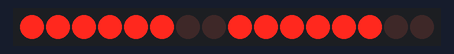
Simulated run of this sketch. Board: Arduino Uno, built with avr-gcc and run on an emulated ATmega328P. Shown: 16 shift-register outputs drawn as a row of LEDs (first output left, lit = HIGH). Wiring (inferred from the names in the program): 2 × shift register (74HC595): data pin 11; shift clock pin 12; latch pin 8. Wiring (inferred from the signals the program sends): row of LEDs: on Q0, Q1, Q2, Q3, Q4, Q5, Q6, Q7, Q8, Q9, Q10, Q11, Q12, Q13, Q14, Q15.

Above: at 1.1 s.
At 5.1 s:
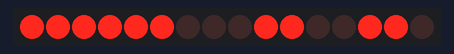
At 10.1 s:
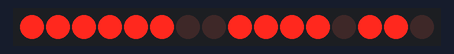
At 20.1 s:
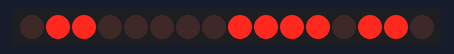
At 29.1 s:
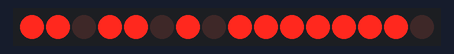
At 39.1 s:
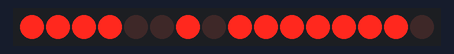
Timing chart, 0 to 40.0 s (numbered marks = the images above):
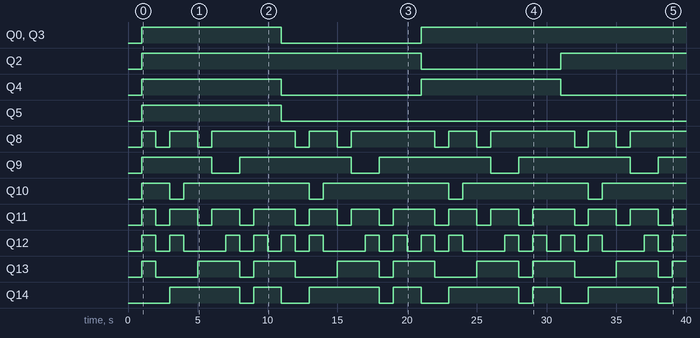

Measured:
- by itself, Q0, Q3: LOW → HIGH at 1.0 s, → LOW 10.0 s later, → HIGH 10.0 s later
- by itself, Q2: LOW → HIGH at 1.0 s, → LOW 20.0 s later, → HIGH 10.0 s later
- by itself, Q4: alternates HIGH for 10.0 s and LOW for 10.0 s
- by itself, Q5: LOW → HIGH at 1.0 s, → LOW 10.0 s later
- by itself, Q8: repeats every 10.0 s: LOW 1.0 s, HIGH 2.0 s, LOW 1.0 s, HIGH 6.0 s
- by itself, Q9: repeats every 10.0 s: LOW 2.0 s, HIGH 8.0 s
- by itself, Q10: repeats every 10.0 s: LOW 1.0 s, HIGH 9.0 s
- by itself, Q11: repeats every 10.0 s: 2 × (LOW 1.0 s, HIGH 2.0 s), LOW 1.0 s, HIGH 3.0 s

The sketch:

SN74HC595N_compteur_2_chiffres.ino
```cpp
//Pin connected to ST_CP of 74HC595
int latchPin = 8;
//Pin connected to SH_CP of 74HC595
int clockPin = 12;
////Pin connected to DS of 74HC595
int dataPin = 11;

unsigned char chu = 0; // unite du nombre
unsigned char chd = 0; // dizaine du nombre
unsigned char cou = 0; // code de l'unite
unsigned char cod = 0; // code de la dizaine
unsigned char com = 0; // compteur
unsigned char t = 0;   // chiffre a traiter

byte a = 0;

void setup() {
  pinMode( dataPin, OUTPUT );
  pinMode( clockPin, OUTPUT );
  pinMode( latchPin, OUTPUT );


  digitalWrite(latchPin, LOW);
  shiftOut(dataPin, clockPin, MSBFIRST, cou);
  shiftOut(dataPin, clockPin, MSBFIRST, cod);
  digitalWrite(latchPin, HIGH);
  delay(1000);
}

void loop() {


  for (com = 0; com < 100; com++) {

    chu = com % 10;
    chd = com / 10;


    for (a = 0; a < 2; a++) { // 0 unites 1 dizaines

      if (a == 0) {
        t = chu;
      } else {
        t = chd;
      }

      if (t == 0) {
        if ( a == 0) {
          cou = 63;
        } else {
          cod = 63;
        }
      }

      if (t == 1) {
        if ( a == 0) {
          cou = 6;
        } else {
          cod = 6;
        }
      }

      if (t == 2) {
        if ( a == 0) {
          cou = 91;
        } else {
          cod = 91;
        }
      }

      if (t == 3) {
        if ( a == 0) {
          cou = 79;
        } else {
          cod = 79;
        }
      }

      if (t == 4) {
        if ( a == 0) {
          cou = 102;
        } else {
          cod = 102;
        }
      }

      if (t == 5) {
        if ( a == 0) {
          cou = 109;
        } else {
          cod = 109;
        }
      }

      if (t == 6) {
        if ( a == 0) {
          cou = 125;
        } else {
          cod = 125;
        }
      }

      if (t == 7) {
        if ( a == 0) {
          cou = 7;
        } else {
          cod = 7;
        }
      }

      if (t == 8) {
        if ( a == 0) {
          cou = 127;
        } else {
          cod = 127;
        }
      }


      if (t == 9) {
        if ( a == 0) {
          cou = 111;
        } else {
          cod = 111;
        }
      }

    }


    digitalWrite(latchPin, LOW);
    shiftOut(dataPin, clockPin, MSBFIRST, cou);
    shiftOut(dataPin, clockPin, MSBFIRST, cod);
    digitalWrite(latchPin, HIGH);
    delay(1000);
  }
}
```
